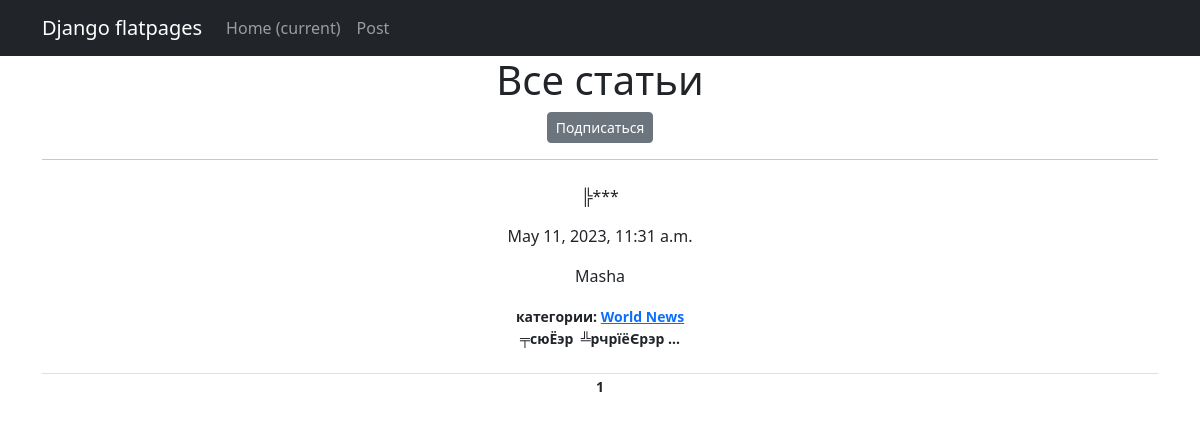
Screenshot of /news/categories/4 with the database file from the repository.
### news_portal/models.py (models this page shows, shortened)
class Post(models.Model):
    author_ref = models.ForeignKey(Author, on_delete=models.CASCADE)
    a_or_n = models.BooleanField(default=False)
    time_create = models.DateTimeField(auto_now_add=True)
    categories = models.ManyToManyField(Category, through='PostCategory')
    header = models.CharField(max_length=255)
    article_text = models.TextField()
    article_rating = models.IntegerField(default=0)

class Author(models.Model):
    user_ref = models.OneToOneField(User, on_delete=models.CASCADE)
    user_rating = models.IntegerField(default=0)

class Category(models.Model):
    name = models.CharField(max_length=255, unique=True)
    subscribers = models.ManyToManyField(User, related_name='categories')
    def __str__(self):
        return self.name

### news_portal/views.py (the view)
# urls.py: path('categories/<int:pk>', CategoryListView.as_view(), name='category_list'),
class CategoryListView(ListView):
    model = Post
    template_name = 'category_list.html'
    context_object_name = 'category_news_list'
    paginate_by = 2  # вот так мы можем указать количество записей на странице
    def get_queryset(self):
        self.categories = get_object_or_404(Category, id=self.kwargs['pk'])
        queryset = Post.objects.filter(categories=self.categories).order_by('-time_create')
        return queryset
    def get_context_data(self, **kwargs):
       context = super().get_context_data(**kwargs)
       context['is_not_subscriber'] = self.request.user not in self.categories.subscribers.all()
       context['category'] = self.categories
       return context

### news_portal/templatetags/custom_filters.py (called while the page is built)
@register.filter()
def censor(value):
   return value[0:1:1]+'***'

### templates/category_list.html (shortened to what this page needs)
{% extends 'flatpages/default.html' %}
{% load custom_filters %}
{% load custom_tags %}
{% block content %}
    <h1>Все статьи</h1>
    {% if is_not_subscriber %}
        <p class="text-center"><a href="{% url 'subscribe' category.id %}" class="btn btn-secondary btn-sm">Подписаться</a></p>
    {% endif %}
   <hr>
   {% load cache %}
   {% cache 30 list_categs %}
   <ul class="list-group list-group-flush">
       {% for post in category_news_list %}
            <li class="list-group-item">
               <p>{{ post.header|censor }}</p>
               <p>{{ post.time_create }}</p>
               <p>{{ post.author_ref.user_ref.username }}</p>
               <small class="fw-bold">категории:
                   {% for category in post.categories.all %}
                        <a href="{% url 'category_list' category.id %}">{{category}}</a>
                   {% endfor %}
               <p>{{ post.article_text|truncatechars:20 }}</p>
            </li>
       {% endfor %}
   </ul>
   {% endcache %}
   {{ page_obj.number }}
{% endblock content %}

### rows the page displays
Post: header|censor "╠***", time_create "May 11, 2023, 11:31 a.m.", author_ref.user_ref.username "Masha", article_text "╤сюЁэр ╩рчрїёЄрэр …"
Category: name "World News"

### other values shown
{{ page_obj.number }} "1"
